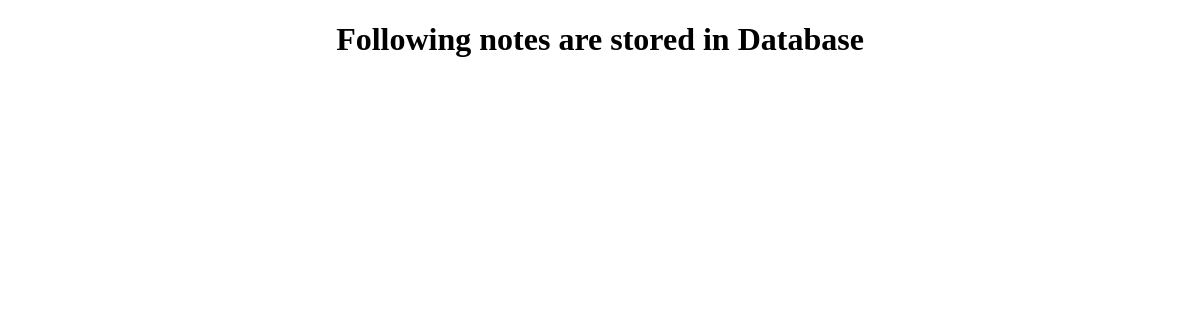
Before: /notes/ with the older database file.
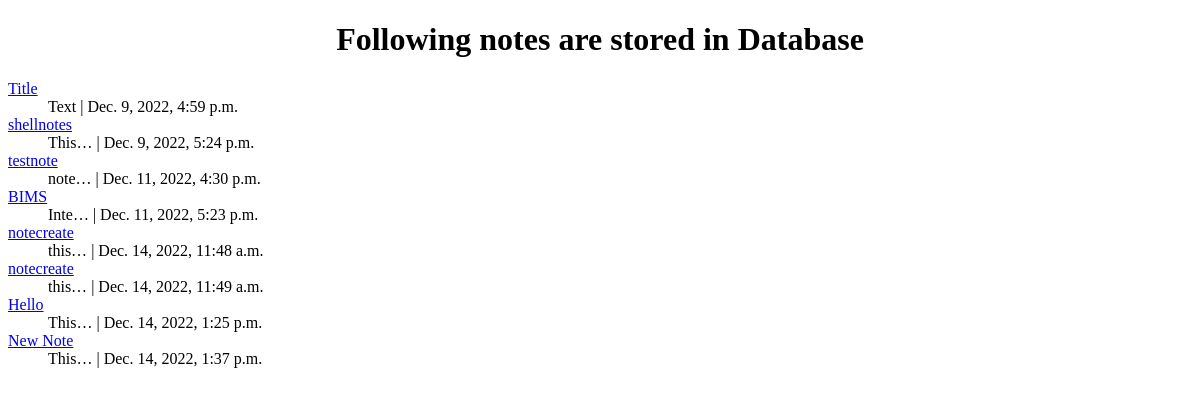
After: the same page with the newer database file.
### notes/models.py (models this page shows)
class Notes(models.Model):
    title = models.CharField(max_length=200)
    text = models.TextField()
    created = models.DateTimeField(auto_now_add=True)

### notes/views.py (the view)
# urls.py: path('',views.list,name="notes_list"),
def list(request):
    all_notes = Notes.objects.all()
    return render(request,"notes/notes_list.html",{'notes':all_notes})

### notes/templates/notes/notes_list.html (shortened to what this page needs)
    {% load static %}
<!DOCTYPE html>
<html lang="en">
<head>
    <link rel="stylesheet" type="text/css" href="{% static 'css/style.css' %}">
</head>
<body>
    <h1 align="center">Following notes are stored in Database</h1>
    <dl>
{% for note in notes %}
<dt class="notes-li"><a href="{% url 'detail' pk=note.id %}">{{ note.title }}</a></dt>
<dd>{{ note.text|truncatechars:5 }} | {{ note.created }}</dd>
{% endfor %}
    </dl>
</body>
</html>

### static/css/style.css (style rules this page uses)
.notes-li { color: skyblue; text-decoration-line:none; }

Changed rows visible on the page:
added Notes: title "Title", text "Text", created "Dec. 9, 2022, 4:59 p.m."
added Notes: title "shellnotes", text "This…", created "Dec. 9, 2022, 5:24 p.m."
added Notes: title "testnote", text "note…", created "Dec. 11, 2022, 4:30 p.m."
added Notes: title "BIMS", text "Inte…", created "Dec. 11, 2022, 5:23 p.m."
added Notes: title "notecreate", text "this…", created "Dec. 14, 2022, 11:48 a.m."
added Notes: title "notecreate", text "this…", created "Dec. 14, 2022, 11:49 a.m."
added Notes: title "Hello", text "This…", created "Dec. 14, 2022, 1:25 p.m."
added Notes: title "New Note", text "This…", created "Dec. 14, 2022, 1:37 p.m."
